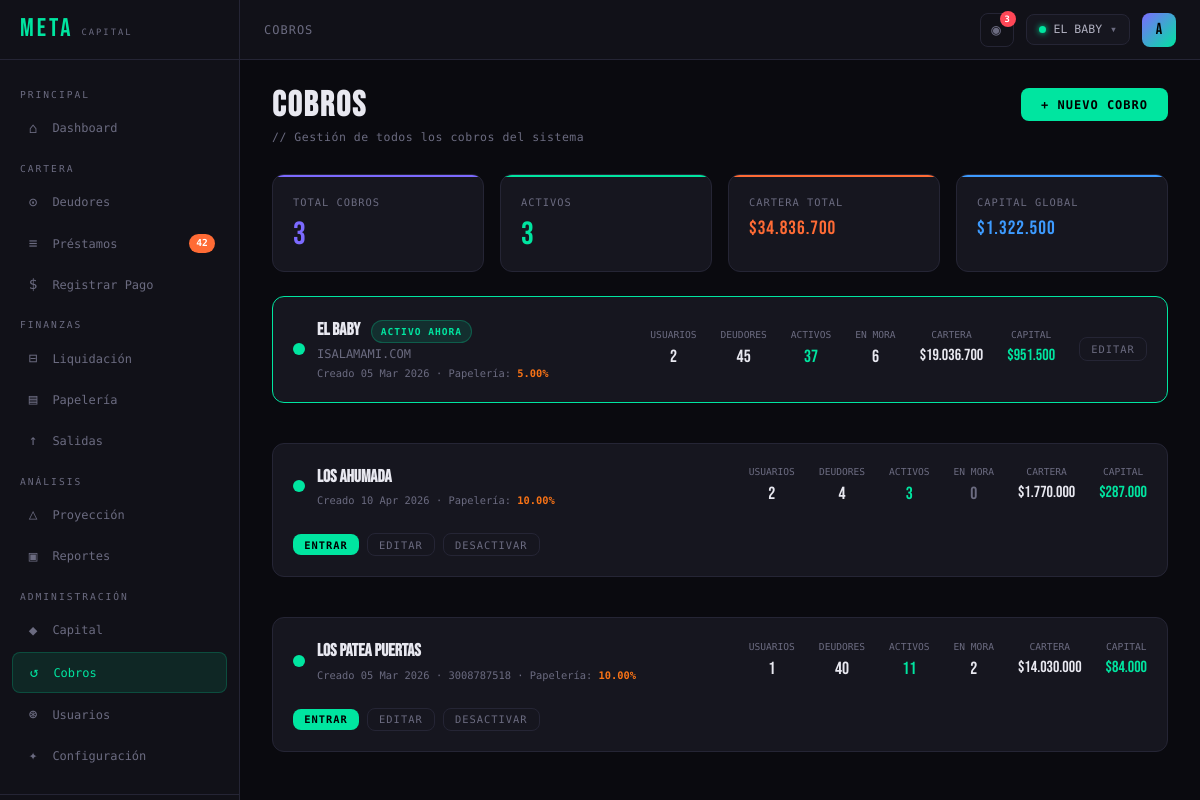
The page /pages/cobros.php (signed in) on the database its author committed.
### tables this page shows
CREATE TABLE `cobros` (
  `id` int(11) NOT NULL,
  `nombre` varchar(100) NOT NULL,
  `descripcion` varchar(255) DEFAULT NULL,
  `direccion` varchar(255) DEFAULT NULL,
  `telefono` varchar(20) DEFAULT NULL,
  `papeleria_pct` decimal(5,2) NOT NULL DEFAULT 10.00,
  `activo` tinyint(1) NOT NULL DEFAULT 1,
  `created_at` datetime NOT NULL DEFAULT current_timestamp(),
  `updated_at` datetime NOT NULL DEFAULT current_timestamp() ON UPDATE current_timestamp()
);

### pages/cobros.php (the view, shortened to what the rows shown need)
<?php
require_once __DIR__ . '/../config/auth.php';
$db = getDB();
$stmtCobros = $db->query("SELECT id, nombre, descripcion, telefono, direccion, activo, papeleria_pct, created_at, updated_at FROM cobros ORDER BY activo DESC, nombre ASC");
$listaCobros = [];
while ($c = $stmtCobros->fetch(PDO::FETCH_ASSOC)) {
    $cid = (int)$c['id'];
    $s = $db->prepare("SELECT COUNT(*) FROM usuarios u JOIN usuario_cobro uc ON uc.usuario_id=u.id WHERE uc.cobro_id=? AND u.activo=1");
    $s->execute([$cid]); $c['num_usuarios'] = (int)$s->fetchColumn();
    $s = $db->prepare("SELECT COUNT(*) FROM deudores d JOIN deudor_cobro dc ON dc.deudor_id=d.id WHERE dc.cobro_id=? AND d.activo=1");
    $s->execute([$cid]); $c['num_deudores'] = (int)$s->fetchColumn();
    $s = $db->prepare("SELECT COUNT(*) FROM prestamos WHERE cobro_id=? AND estado='activo'");
    $s->execute([$cid]); $c['prestamos_activos'] = (int)$s->fetchColumn();
    $s = $db->prepare("SELECT COUNT(*) FROM prestamos WHERE cobro_id=? AND estado='en_mora'");
    $s->execute([$cid]); $c['prestamos_mora'] = (int)$s->fetchColumn();
    $s = $db->prepare("SELECT COALESCE(SUM(saldo_pendiente),0) FROM prestamos WHERE cobro_id=? AND estado NOT IN ('pagado','renovado','refinanciado','anulado')");
    $s->execute([$cid]); $c['cartera_total'] = (float)$s->fetchColumn();
    $s = $db->prepare("SELECT COALESCE(SUM(CASE WHEN es_entrada=1 THEN monto ELSE -monto END),0) FROM capital_movimientos WHERE cobro_id=? AND anulado=0 AND tipo != 'prestamo_proporcional'");
    $s->execute([$cid]); $c['capital_disponible'] = (float)$s->fetchColumn();
    $listaCobros[] = $c;
}
$cobroActual = cobroActivo();
require_once __DIR__ . '/../includes/header.php';
?>
<div class="page-header page-header-row">
  <div>
    <h1>COBROS</h1>
  </div>
</div>
<div style="display:grid;gap:1rem">
  <?php foreach ($listaCobros as $cobro):
    $esActual = $cobro['id'] == $cobroActual;
  ?>
  <div class="card" style="border-color:<?= $esActual ? 'var(--accent)' : 'var(--border)' ?>">
    <div style="padding:1.25rem;display:flex;align-items:center;gap:1.5rem;flex-wrap:wrap">
      <div style="display:flex;align-items:center;gap:0.75rem;flex:1;min-width:200px">
        <div style="width:12px;height:12px;border-radius:50%;background:<?= ($cobro['activo'] ?? 0) ? 'var(--accent)' : 'var(--border)' ?>;flex-shrink:0"></div>
        <div>
          <div style="font-family:var(--font-display);font-size:1.1rem;font-weight:700">
            <?= htmlspecialchars($cobro['nombre']) ?>
            <?php if ($esActual): ?>
            <span class="badge badge-green" style="margin-left:0.5rem;font-size:0.6rem">ACTIVO AHORA</span>
            <?php endif; ?>
          </div>
          <?php if ($cobro['descripcion']): ?>
          <div style="font-size:0.75rem;color:var(--muted);font-family:var(--font-mono);margin-top:0.1rem">
            <?= htmlspecialchars($cobro['descripcion']) ?>
          </div>
          <?php endif; ?>
          <div style="font-size:0.65rem;color:var(--muted);font-family:var(--font-mono);margin-top:0.2rem">
            Creado <?= isset($cobro['created_at']) ? date('d M Y', strtotime($cobro['created_at'])) : '—' ?>
            <?php if (!empty($cobro['telefono'])): ?> · <?= htmlspecialchars($cobro['telefono']) ?><?php endif; ?>
            · Papelería: <strong style="color:#f97316"><?= $cobro['papeleria_pct'] ?? 10 ?>%</strong>
          </div>
        </div>
      </div>
      <div style="display:flex;gap:1.5rem;flex-wrap:wrap">
        <div style="text-align:center">
          <div style="font-family:var(--font-mono);font-size:0.6rem;color:var(--muted);text-transform:uppercase;margin-bottom:2px">Usuarios</div>
          <div style="font-family:var(--font-display);font-size:1.1rem"><?= ($cobro['num_usuarios'] ?? 0) ?></div>
        </div>
        <div style="text-align:center">
          <div style="font-family:var(--font-mono);font-size:0.6rem;color:var(--muted);text-transform:uppercase;margin-bottom:2px">Deudores</div>
          <div style="font-family:var(--font-display);font-size:1.1rem"><?= ($cobro['num_deudores'] ?? 0) ?></div>
        </div>
        <div style="text-align:center">
          <div style="font-family:var(--font-mono);font-size:0.6rem;color:var(--muted);text-transform:uppercase;margin-bottom:2px">Activos</div>
          <div style="font-family:var(--font-display);font-size:1.1rem;color:var(--accent)"><?= ($cobro['prestamos_activos'] ?? 0) ?></div>
        </div>
        <div style="text-align:center">
          <div style="font-family:var(--font-mono);font-size:0.6rem;color:var(--muted);text-transform:uppercase;margin-bottom:2px">En mora</div>
          <div style="font-family:var(--font-display);font-size:1.1rem;color:<?= (($cobro['prestamos_mora'] ?? 0))>0?'var(--orange)':'var(--muted)' ?>"><?= ($cobro['prestamos_mora'] ?? 0) ?></div>
        </div>
        <div style="text-align:center">
          <div style="font-family:var(--font-mono);font-size:0.6rem;color:var(--muted);text-transform:uppercase;margin-bottom:2px">Cartera</div>
          <div style="font-family:var(--font-display);font-size:1rem;color:var(--orange)"><?= fmt($cobro['cartera_total'] ?? 0) ?></div>
        </div>
        <div style="text-align:center">
          <div style="font-family:var(--font-mono);font-size:0.6rem;color:var(--muted);text-transform:uppercase;margin-bottom:2px">Capital</div>
          <div style="font-family:var(--font-display);font-size:1rem;color:var(--accent)"><?= fmt($cobro['capital_disponible'] ?? 0) ?></div>
        </div>
      </div>
      <div class="btn-group">
        <?php if (!$esActual): ?>
        <button class="btn btn-primary btn-sm" onclick="cambiarCobro(<?= $cobro['id'] ?>)">
          Entrar
        </button>
        <?php endif; ?>
        <button class="btn btn-ghost btn-sm" onclick="editarCobro(<?= htmlspecialchars(json_encode($cobro)) ?>)">
          Editar
        </button>
        <?php if (($cobro['activo'] ?? 0) && !$esActual): ?>
        <button class="btn btn-ghost btn-sm red" onclick="toggleCobro(<?= $cobro['id'] ?>, 0)">
          Desactivar
        </button>
        <?php elseif (!($cobro['activo'] ?? 0)): ?>
        <button class="btn btn-ghost btn-sm" onclick="toggleCobro(<?= $cobro['id'] ?>, 1)">
          Activar
        </button>
        <?php endif; ?>
      </div>
    </div>
  </div>
  <?php endforeach; ?>
</div>
<?php require_once __DIR__ . '/../includes/footer.php'; ?>

### includes/header.php (shortened to what the rows shown need)
<!DOCTYPE html>
<html lang="es">
<head>
  <link rel="stylesheet" href="/assets/css/style.css">
</head>
<body>
<div class="layout">
  <header class="topbar">
    <div class="topbar-right">
      <?php
        $cobroNombre = '—';
        $cobro_id    = cobroActivo();
        if ($cobro_id) {
          $stmtC = getDB()->prepare("SELECT nombre FROM cobros WHERE id = ?");
          $stmtC->execute([$cobro_id]);
          $cobroNombre = $stmtC->fetchColumn() ?: '—';
        }
      ?>
      <div style="position:relative" id="campana-wrap">
        <button class="btn btn-ghost btn-sm" id="btn-campana"
                onclick="toggleNotifs()"
                style="position:relative;width:34px;height:34px;padding:0;display:flex;align-items:center;justify-content:center;font-size:1rem">
        </button>
      </div>
      <div class="cobro-selector" onclick="openModal('modal-cobro')">
        <div class="dot-active"></div>
        <?= htmlspecialchars($cobroNombre) ?>
        <?php if ($_SESSION['rol'] === 'superadmin'): ?>
        <span style="color:var(--muted)">▾</span>
        <?php endif; ?>
      </div>
      <div style="position:relative">
        <div class="user-avatar" data-dropdown="user-menu">
        </div>
      </div>
    </div>
  </header>
  <main class="content">

### rows shown on the page
cobros: nombre "EL BABY", activo 1 (drawn), shows "ACTIVO AHORA", descripcion "ISALAMAMI.COM", created_at "05 Mar 2026", papeleria_pct "5.00", num_usuarios "2", num_deudores "45", prestamos_activos "37", prestamos_mora "6", cartera_total "$19.036.700", capital_disponible "$951.500"
cobros: activo 1 (drawn), nombre "LOS AHUMADA", created_at "10 Apr 2026", papeleria_pct "10.00", num_usuarios "2", num_deudores "4", id "3", prestamos_mora "0", cartera_total "$1.770.000", capital_disponible "$287.000"
cobros: nombre "LOS PATEA PUERTAS", created_at "05 Mar 2026", telefono "3008787518", papeleria_pct "10.00", activo "1", num_deudores "40", prestamos_activos "11", id "2", cartera_total "$14.030.000", capital_disponible "$84.000"

### other values the page prints
$vencidas "42"
$pageSection ?: $pageTitle "COBROS"
$nAlertas "3"
substr($_SESSION['usuario_nombre'], 0, 1) "A"
count($listaCobros) "3"
count(array_filter($listaCobros, fn($c) => ($c['activo'] ?? 0))) "3"
fmt(array_sum(array_column($listaCobros,'cartera_total'))) "$34.836.700"
fmt(array_sum(array_column($listaCobros,'capital_disponible'))) "$1.322.500"
